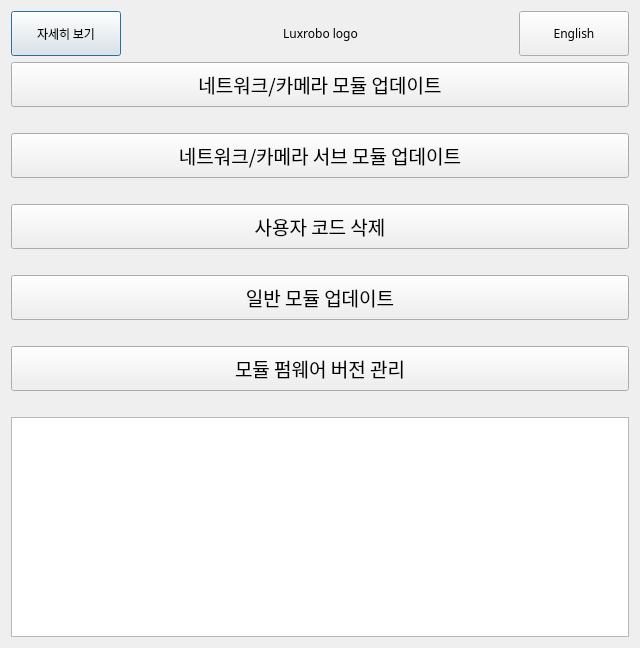
<?xml version="1.0" encoding="UTF-8"?>
<ui version="4.0">
 <class>MODI_FIRMWARE_UPDATER</class>
 <widget class="QDialog" name="MODI_FIRMWARE_UPDATER">
  <property name="geometry">
   <rect>
    <x>0</x>
    <y>0</y>
    <width>640</width>
    <height>648</height>
   </rect>
  </property>
  <property name="sizePolicy">
   <sizepolicy hsizetype="MinimumExpanding" vsizetype="MinimumExpanding">
    <horstretch>0</horstretch>
    <verstretch>0</verstretch>
   </sizepolicy>
  </property>
  <property name="minimumSize">
   <size>
    <width>640</width>
    <height>480</height>
   </size>
  </property>
  <property name="maximumSize">
   <size>
    <width>16777215</width>
    <height>16777215</height>
   </size>
  </property>
  <property name="font">
   <font>
    <family>LuxHanSans</family>
   </font>
  </property>
  <property name="focusPolicy">
   <enum>Qt::StrongFocus</enum>
  </property>
  <property name="windowTitle">
   <string>Dialog</string>
  </property>
  <property name="autoFillBackground">
   <bool>false</bool>
  </property>
  <layout class="QVBoxLayout" name="verticalLayout">
   <item>
    <layout class="QHBoxLayout" name="horizontalLayout" stretch="0,0,0,0,0">
     <item>
      <widget class="QPushButton" name="devmode_button">
       <property name="sizePolicy">
        <sizepolicy hsizetype="Fixed" vsizetype="Fixed">
         <horstretch>0</horstretch>
         <verstretch>0</verstretch>
        </sizepolicy>
       </property>
       <property name="minimumSize">
        <size>
         <width>110</width>
         <height>45</height>
        </size>
       </property>
       <property name="font">
        <font>
         <family>LuxHanSans</family>
         <kerning>true</kerning>
        </font>
       </property>
       <property name="text">
        <string>자세히 보기</string>
       </property>
      </widget>
     </item>
     <item>
      <spacer name="horizontalSpacer_2">
       <property name="orientation">
        <enum>Qt::Horizontal</enum>
       </property>
       <property name="sizeHint" stdset="0">
        <size>
         <width>40</width>
         <height>20</height>
        </size>
       </property>
      </spacer>
     </item>
     <item>
      <widget class="QLabel" name="lux_logo">
       <property name="sizePolicy">
        <sizepolicy hsizetype="Fixed" vsizetype="Fixed">
         <horstretch>0</horstretch>
         <verstretch>0</verstretch>
        </sizepolicy>
       </property>
       <property name="autoFillBackground">
        <bool>true</bool>
       </property>
       <property name="text">
        <string>Luxrobo logo</string>
       </property>
       <property name="alignment">
        <set>Qt::AlignCenter</set>
       </property>
      </widget>
     </item>
     <item>
      <spacer name="horizontalSpacer_6">
       <property name="orientation">
        <enum>Qt::Horizontal</enum>
       </property>
       <property name="sizeHint" stdset="0">
        <size>
         <width>40</width>
         <height>20</height>
        </size>
       </property>
      </spacer>
     </item>
     <item>
      <widget class="QPushButton" name="translate_button">
       <property name="sizePolicy">
        <sizepolicy hsizetype="Fixed" vsizetype="Fixed">
         <horstretch>0</horstretch>
         <verstretch>0</verstretch>
        </sizepolicy>
       </property>
       <property name="minimumSize">
        <size>
         <width>110</width>
         <height>45</height>
        </size>
       </property>
       <property name="maximumSize">
        <size>
         <width>16777215</width>
         <height>16777215</height>
        </size>
       </property>
       <property name="font">
        <font>
         <family>LuxHanSans</family>
         <kerning>true</kerning>
        </font>
       </property>
       <property name="focusPolicy">
        <enum>Qt::WheelFocus</enum>
       </property>
       <property name="toolTipDuration">
        <number>0</number>
       </property>
       <property name="text">
        <string>English</string>
       </property>
       <property name="iconSize">
        <size>
         <width>16</width>
         <height>16</height>
        </size>
       </property>
       <property name="autoDefault">
        <bool>true</bool>
       </property>
       <property name="default">
        <bool>false</bool>
       </property>
       <property name="flat">
        <bool>false</bool>
       </property>
      </widget>
     </item>
    </layout>
   </item>
   <item>
    <widget class="QPushButton" name="update_network_module_button">
     <property name="sizePolicy">
      <sizepolicy hsizetype="Expanding" vsizetype="Fixed">
       <horstretch>0</horstretch>
       <verstretch>0</verstretch>
      </sizepolicy>
     </property>
     <property name="minimumSize">
      <size>
       <width>0</width>
       <height>45</height>
      </size>
     </property>
     <property name="maximumSize">
      <size>
       <width>16777215</width>
       <height>16777215</height>
      </size>
     </property>
     <property name="font">
      <font>
       <family>LuxHanSans</family>
       <pointsize>14</pointsize>
       <kerning>true</kerning>
      </font>
     </property>
     <property name="focusPolicy">
      <enum>Qt::NoFocus</enum>
     </property>
     <property name="text">
      <string>네트워크/카메라 모듈 업데이트</string>
     </property>
     <property name="iconSize">
      <size>
       <width>64</width>
       <height>64</height>
      </size>
     </property>
     <property name="autoDefault">
      <bool>false</bool>
     </property>
    </widget>
   </item>
   <item>
    <spacer name="verticalSpacer">
     <property name="orientation">
      <enum>Qt::Vertical</enum>
     </property>
     <property name="sizeType">
      <enum>QSizePolicy::Fixed</enum>
     </property>
     <property name="sizeHint" stdset="0">
      <size>
       <width>20</width>
       <height>20</height>
      </size>
     </property>
    </spacer>
   </item>
   <item>
    <widget class="QPushButton" name="update_network_submodule_button">
     <property name="sizePolicy">
      <sizepolicy hsizetype="Expanding" vsizetype="Fixed">
       <horstretch>0</horstretch>
       <verstretch>0</verstretch>
      </sizepolicy>
     </property>
     <property name="minimumSize">
      <size>
       <width>0</width>
       <height>45</height>
      </size>
     </property>
     <property name="maximumSize">
      <size>
       <width>16777215</width>
       <height>16777215</height>
      </size>
     </property>
     <property name="font">
      <font>
       <family>LuxHanSans</family>
       <pointsize>14</pointsize>
       <kerning>true</kerning>
      </font>
     </property>
     <property name="focusPolicy">
      <enum>Qt::NoFocus</enum>
     </property>
     <property name="text">
      <string>네트워크/카메라 서브 모듈 업데이트</string>
     </property>
     <property name="iconSize">
      <size>
       <width>64</width>
       <height>64</height>
      </size>
     </property>
     <property name="checkable">
      <bool>false</bool>
     </property>
     <property name="autoDefault">
      <bool>false</bool>
     </property>
    </widget>
   </item>
   <item>
    <spacer name="verticalSpacer_2">
     <property name="orientation">
      <enum>Qt::Vertical</enum>
     </property>
     <property name="sizeType">
      <enum>QSizePolicy::Fixed</enum>
     </property>
     <property name="sizeHint" stdset="0">
      <size>
       <width>20</width>
       <height>20</height>
      </size>
     </property>
    </spacer>
   </item>
   <item>
    <widget class="QPushButton" name="delete_user_code_button">
     <property name="sizePolicy">
      <sizepolicy hsizetype="Expanding" vsizetype="Fixed">
       <horstretch>0</horstretch>
       <verstretch>0</verstretch>
      </sizepolicy>
     </property>
     <property name="minimumSize">
      <size>
       <width>0</width>
       <height>45</height>
      </size>
     </property>
     <property name="maximumSize">
      <size>
       <width>16777215</width>
       <height>16777215</height>
      </size>
     </property>
     <property name="font">
      <font>
       <family>LuxHanSans</family>
       <pointsize>14</pointsize>
       <kerning>true</kerning>
      </font>
     </property>
     <property name="focusPolicy">
      <enum>Qt::NoFocus</enum>
     </property>
     <property name="text">
      <string>사용자 코드 삭제</string>
     </property>
     <property name="iconSize">
      <size>
       <width>64</width>
       <height>64</height>
      </size>
     </property>
     <property name="checkable">
      <bool>false</bool>
     </property>
     <property name="autoDefault">
      <bool>false</bool>
     </property>
    </widget>
   </item>
   <item>
    <spacer name="verticalSpacer_7">
     <property name="orientation">
      <enum>Qt::Vertical</enum>
     </property>
     <property name="sizeType">
      <enum>QSizePolicy::Fixed</enum>
     </property>
     <property name="sizeHint" stdset="0">
      <size>
       <width>20</width>
       <height>20</height>
      </size>
     </property>
    </spacer>
   </item>
   <item>
    <widget class="QPushButton" name="update_general_modules_button">
     <property name="sizePolicy">
      <sizepolicy hsizetype="Expanding" vsizetype="Fixed">
       <horstretch>0</horstretch>
       <verstretch>0</verstretch>
      </sizepolicy>
     </property>
     <property name="minimumSize">
      <size>
       <width>0</width>
       <height>45</height>
      </size>
     </property>
     <property name="maximumSize">
      <size>
       <width>16777215</width>
       <height>16777215</height>
      </size>
     </property>
     <property name="font">
      <font>
       <family>LuxHanSans</family>
       <pointsize>14</pointsize>
       <kerning>true</kerning>
      </font>
     </property>
     <property name="focusPolicy">
      <enum>Qt::NoFocus</enum>
     </property>
     <property name="text">
      <string>일반 모듈 업데이트</string>
     </property>
     <property name="iconSize">
      <size>
       <width>64</width>
       <height>64</height>
      </size>
     </property>
     <property name="autoDefault">
      <bool>false</bool>
     </property>
    </widget>
   </item>
   <item>
    <spacer name="verticalSpacer_8">
     <property name="orientation">
      <enum>Qt::Vertical</enum>
     </property>
     <property name="sizeType">
      <enum>QSizePolicy::Fixed</enum>
     </property>
     <property name="sizeHint" stdset="0">
      <size>
       <width>20</width>
       <height>20</height>
      </size>
     </property>
    </spacer>
   </item>
   <item>
    <widget class="QPushButton" name="manage_firmware_version_button">
     <property name="sizePolicy">
      <sizepolicy hsizetype="Expanding" vsizetype="Fixed">
       <horstretch>0</horstretch>
       <verstretch>0</verstretch>
      </sizepolicy>
     </property>
     <property name="minimumSize">
      <size>
       <width>0</width>
       <height>45</height>
      </size>
     </property>
     <property name="maximumSize">
      <size>
       <width>16777215</width>
       <height>16777215</height>
      </size>
     </property>
     <property name="font">
      <font>
       <family>LuxHanSans</family>
       <pointsize>14</pointsize>
       <kerning>true</kerning>
      </font>
     </property>
     <property name="focusPolicy">
      <enum>Qt::NoFocus</enum>
     </property>
     <property name="text">
      <string>모듈 펌웨어 버전 관리</string>
     </property>
     <property name="iconSize">
      <size>
       <width>64</width>
       <height>64</height>
      </size>
     </property>
     <property name="autoDefault">
      <bool>false</bool>
     </property>
    </widget>
   </item>
   <item>
    <spacer name="verticalSpacer_4">
     <property name="orientation">
      <enum>Qt::Vertical</enum>
     </property>
     <property name="sizeType">
      <enum>QSizePolicy::Fixed</enum>
     </property>
     <property name="sizeHint" stdset="0">
      <size>
       <width>20</width>
       <height>20</height>
      </size>
     </property>
    </spacer>
   </item>
   <item>
    <widget class="QTextBrowser" name="console">
     <property name="enabled">
      <bool>true</bool>
     </property>
     <property name="sizePolicy">
      <sizepolicy hsizetype="Expanding" vsizetype="Expanding">
       <horstretch>0</horstretch>
       <verstretch>0</verstretch>
      </sizepolicy>
     </property>
     <property name="minimumSize">
      <size>
       <width>0</width>
       <height>0</height>
      </size>
     </property>
     <property name="maximumSize">
      <size>
       <width>16777215</width>
       <height>16777215</height>
      </size>
     </property>
     <property name="font">
      <font>
       <family>LuxHanSans</family>
       <pointsize>10</pointsize>
      </font>
     </property>
     <property name="frameShape">
      <enum>QFrame::StyledPanel</enum>
     </property>
    </widget>
   </item>
  </layout>
 </widget>
 <resources/>
 <connections/>
 <slots>
  <slot>slot1()</slot>
  <slot>slot2()</slot>
  <slot>slot3()</slot>
 </slots>
</ui>
